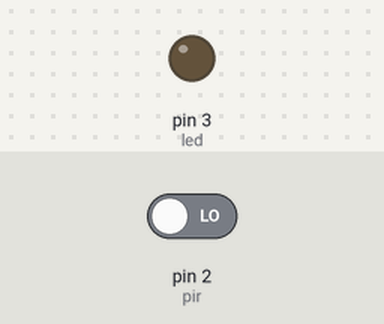
A sketch run on a simulated Arduino Uno, built with avr-gcc and run on an emulated ATmega328P. Parts: output pins drawn as LEDs (lit = HIGH). Inputs (shaded band) come from the test bench; at power-on: pin 2 (pir) LOW. What the sketch prints to the serial monitor is not drawn.

Above: at 4.8 s.
4.9 s: pin 2 (pir) driven HIGH
At 7.3 s:
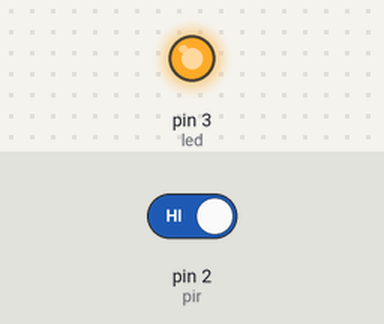
8.5 s: pin 2 (pir) driven LOW
At 11.5 s:
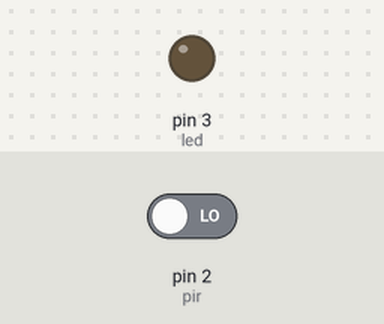
Timing chart, 0 to 13.0 s (numbered marks = the images above; inputs shaded):
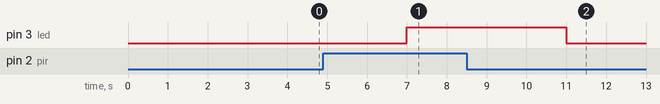

The sketch:

amazing_albar_fulffy1.ino
```cpp
int pir = 2;
int led = 3;

void setup()
{
  pinMode(pir, INPUT);
  pinMode(led, OUTPUT);
  Serial.begin(9600);
}

void loop()
{
  int i = digitalRead(2);
  Serial.print(i);
  delay(1000);
  if (i == 1)
  {
    digitalWrite(led,HIGH);
    delay(1000);
  }
  else
  {
    digitalWrite(led,LOW);
    delay(1000);
  }
}
```

Measured:
- after the input at 4.9 s, pin 3 (led): LOW → HIGH after 2.1 s
- after the input at 8.5 s, pin 3 (led): HIGH → LOW after 2.5 s
